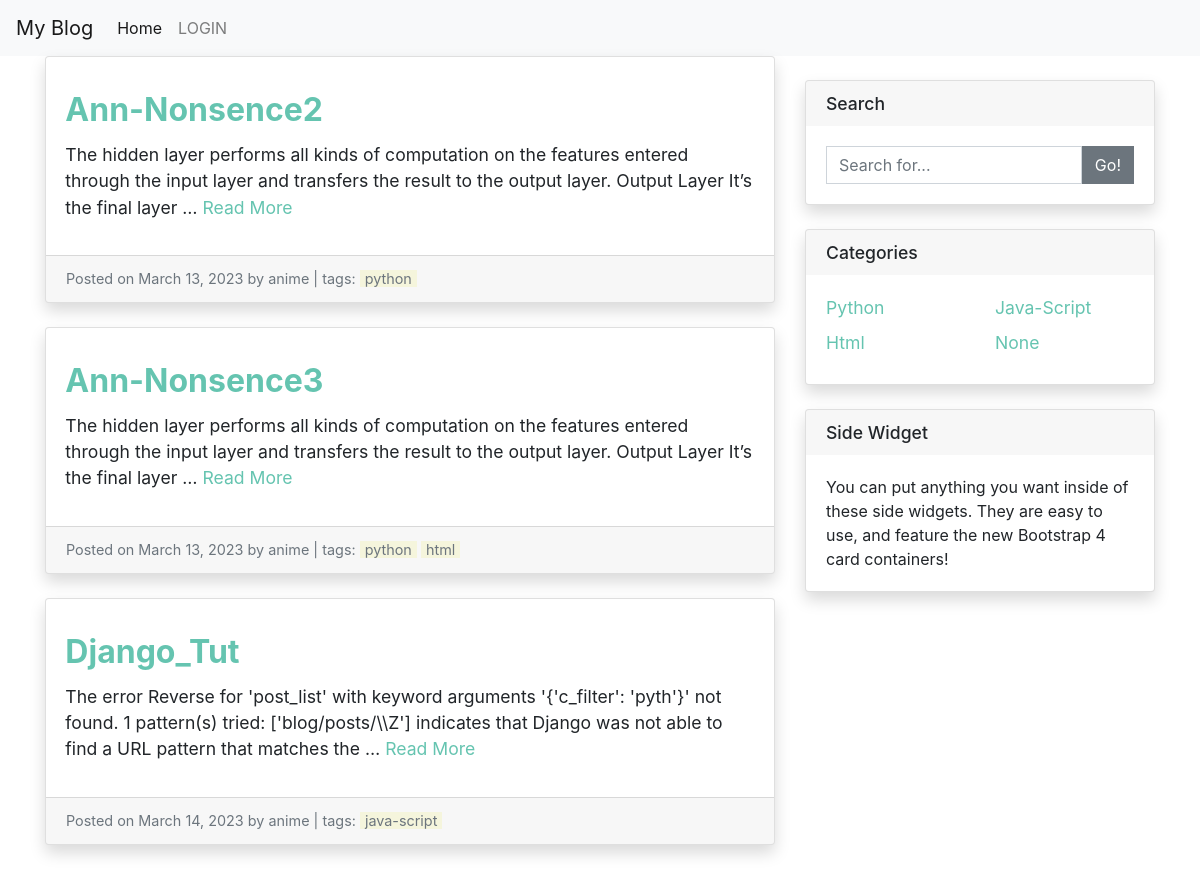
Page /blog/posts/ on the earlier database version.
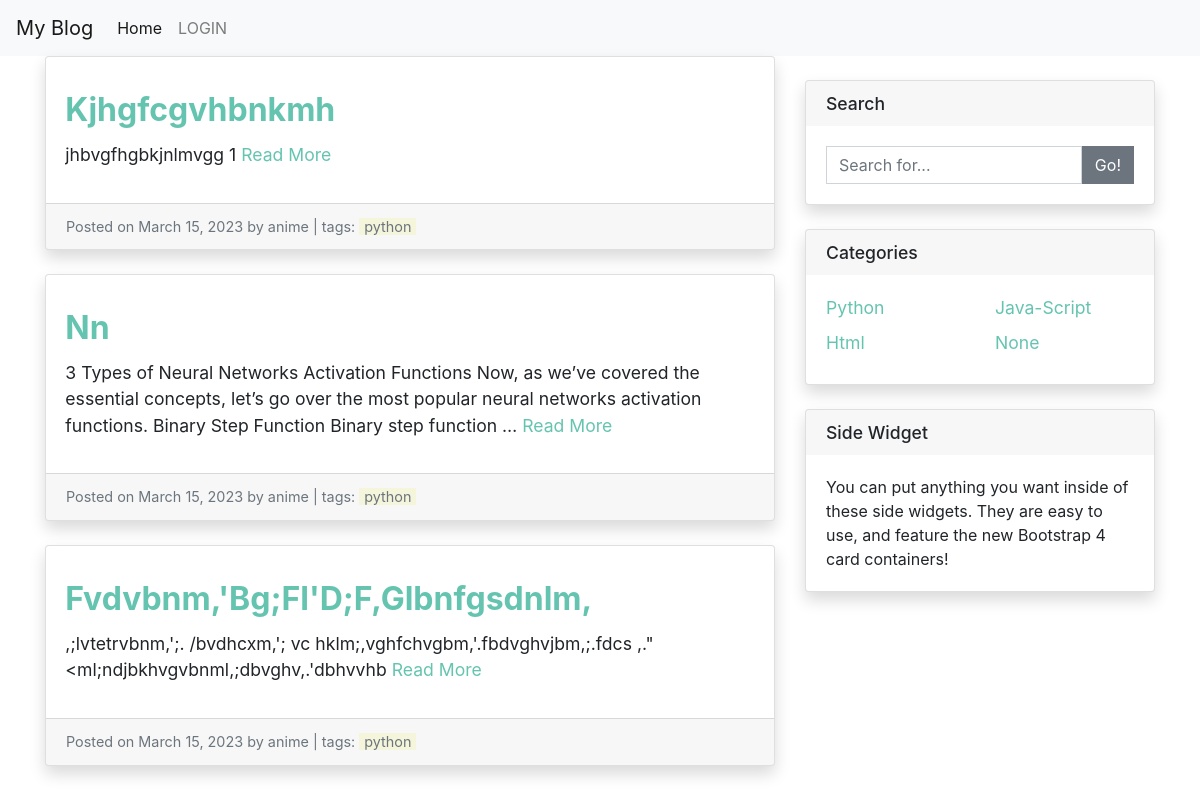
Same page on the later database version.
### blog/models.py (models this page shows, shortened)
class Post(models.Model):
    title = models.CharField(max_length=200)
    author = models.ForeignKey(User, on_delete=models.CASCADE, default= User)
    body = models.TextField()
    created_date = models.DateTimeField(auto_now_add=True)
    modified_date = models.DateTimeField(auto_now=True)
    date_posted = models.DateTimeField(default=datetime.now)
    categories = models.ManyToManyField(Category)
    cover_image = models.ImageField(upload_to='media/',blank= True)

class Category(models.Model):
    name = models.CharField(max_length=255)
    slug = models.SlugField(unique=True, max_length=255, blank= True)
    class Meta:
        verbose_name_plural = "categories"

### blog/views.py (the view)
# urls.py: path('posts/', views.post_list, name='post_list'),
def post_list(request, c_filter= ""):
    posts = Post.objects.all()
    form = PostSearchForm(request.GET)
    search_query = request.GET.get('search_query')
    is_admin = request.user.is_staff or request.user.is_superuser
    categories = Category.objects.all()
    if len(c_filter) !=0:
        posts = posts.filter(categories__slug=c_filter)
    if search_query:
        posts = posts.filter(title__icontains=search_query)
    context = {
        'posts': posts,
        'is_admin': is_admin,
        'categories': categories,
        'form': form,
    }
    return render(request, 'blog/post_list.html', context)

### blog/forms.py
class PostSearchForm(forms.Form):
    search_query = forms.CharField(max_length=100, required=False)

### blog/templatetags/custom_filters.py (called while the page is built)
@register.filter
def title_case(value):
    return str(value).title()

@register.filter
def makelister(value):
    return value.split("\n")

@register.filter
def mjson(value):
    li = []
    for i in list(value.values()):
        ly = []
        for k,j in i.items():
            ly.append(str(k)+":"+str(j)+"/j")
        li.append("".join(ly)+"/p")
    return json.dumps(li)

@register.filter
def Maker(value):
    l = ""
    for v in value:
        if "#" in v:
            v = v.replace("#", "")
        if "-" in v:
            v = v.replace("-", "")
        if "$" in v:
            v = v.replace("$", "")
        if "~" in v:
            v = v.replace("~", "")
        l+= v
    return l

@register.filter
def catego(value):
    return [i["name"] for i in value.values()]

@register.filter
def catego_split(r):
    h = [[],[]]
    for j in range(2):
        for i in range(len(r)):
            if i%2==j:
                h[j].append(r[i])
    if len(h[0]) > len(h[1]):
        h[1].append(None)
    else:
        h[0].append(None)
    return h

### blog/templates/blog/post_list.html (shortened to what this page needs)
{% extends 'blog/base.html' %}
{% load custom_filters %}
{% block content %}
  <div class="row">
    <div class="col-md-8">
      {% for post in posts %}
        <div class="card mb-4">
          <div class="card-body">
            <nav class="row">
              <div style="margin:2%; max-width: 100%;">
                <a href="{% url 'blog:post_detail' pk=post.pk %}" style="color: #65C4B0;">
                  <h2 class="card-title" style="font-size: 2.0rem; color: #65C4B0;">{{ post.title|title_case }}</h2>
                </a>
                <p class="card-text">{{ post.body|truncatewords:30|makelister|Maker }}
                  <a href="{% url 'blog:post_detail' pk=post.pk %} " style="color: #65C4B0;">Read More</a>
                </p>
              </div>
            </nav>
          </div>
          <div class="card-footer text-muted">
            Posted on {{ post.created_date|date:"F d, Y" }} by {{ post.author }} | tags:
            {% for category in post.categories|catego  %}
              <a href="#" style="background-color: beige;padding-left: 5px; padding-right: 5px;">{{category}}</a>
            {% endfor %}
          </div>
        </div>
      {% endfor %}
    </div>
    <div class="col-md-4">
      <div class="card my-4">
        <h5 class="card-header">Search</h5>
        <div class="card-body">
          <form method="get">
            <div class="input-group">
              <input type="text" class="form-control" name="search_query" placeholder="Search for...">
              <span class="input-group-btn">
                <button class="btn btn-secondary" type="submit">Go!</button>
              </span>
            </div>
          </form>
        </div>
      </div>
      <div class="card my-4">
        <h5 class="card-header">Categories</h5>
        <div class="card-body">
          <div class="row">
            {% for category in categories|catego_split %}
              <div class="col-lg-6">
                <ul class="list-unstyled mb-0">
                  {% for cat in category %}
                    {% if cat != None %}
                      <li>
                        <a href="{% url 'blog:filt_post_list' c_filter=cat.slug %}" style="color: #65C4B0;">{{ cat.name|title_case }}</a>
                      </li>
                    {% else %}
                      <li>
                        <a href="{% url 'blog:post_list' %}"style="color: #65C4B0;">{{ cat }}</a>
                      </li>
                    {% endif %}
                  {% endfor %}
                </ul>
              </div>
            {% endfor %}
          </div>
        </div>
      </div>
      <div class="card my-4">
        <h5 class="card-header">Side Widget</h5>
        <div class="card-body">
          You can put anything you want inside of these side widgets. They are easy to use, and feature the new Bootstrap 4 card containers!
        </div>
      </div>
    </div>
  </div>
{% endblock content %}

Differences in the rows shown:
removed Post: title "Ann-Nonsence2", body|makelister "The hidden layer performs all kinds of computation on the features entered through the input layer and transfers the result to the output layer. Output Layer It’s the final layer …", created_date "March 13, 2023", author "anime", categories "python"
removed Post: title "Ann-Nonsence3", body|makelister "The hidden layer performs all kinds of computation on the features entered through the input layer and transfers the result to the output layer. Output Layer It’s the final layer …", created_date "March 13, 2023", author "anime", categories "python" "html"
removed Post: title "Django_Tut", body|makelister "The error Reverse for 'post_list' with keyword arguments '{'c_filter': 'pyth'}' not found. 1 pattern(s) tried: ['blog/posts/\\\\Z'] indicates that Django was not able to find a URL pattern that matches the …", created_date "March 14, 2023", author "anime", categories "java-script"
added Post: title "Kjhgfcgvhbnkmh", body|makelister "jhbvgfhgbkjnlmvgg 1", created_date "March 15, 2023", author "anime", categories "python"
added Post: title "Nn", body|makelister "3 Types of Neural Networks Activation Functions Now, as we’ve covered the essential concepts, let’s go over the most popular neural networks activation functions. Binary Step Function Binary step function …", created_date "March 15, 2023", author "anime", categories "python"
added Post: title "Fvdvbnm,'Bg;Fl'D;F,Glbnfgsdnlm,", body|makelister ",;lvtetrvbnm,';. /bvdhcxm,'; vc hklm;,vghfchvgbm,'.fbdvghvjbm,;.fdcs ,.\"<ml;ndjbkhvgvbnml,;dbvghv,.'dbhvvhb", created_date "March 15, 2023", author "anime", categories "python"
